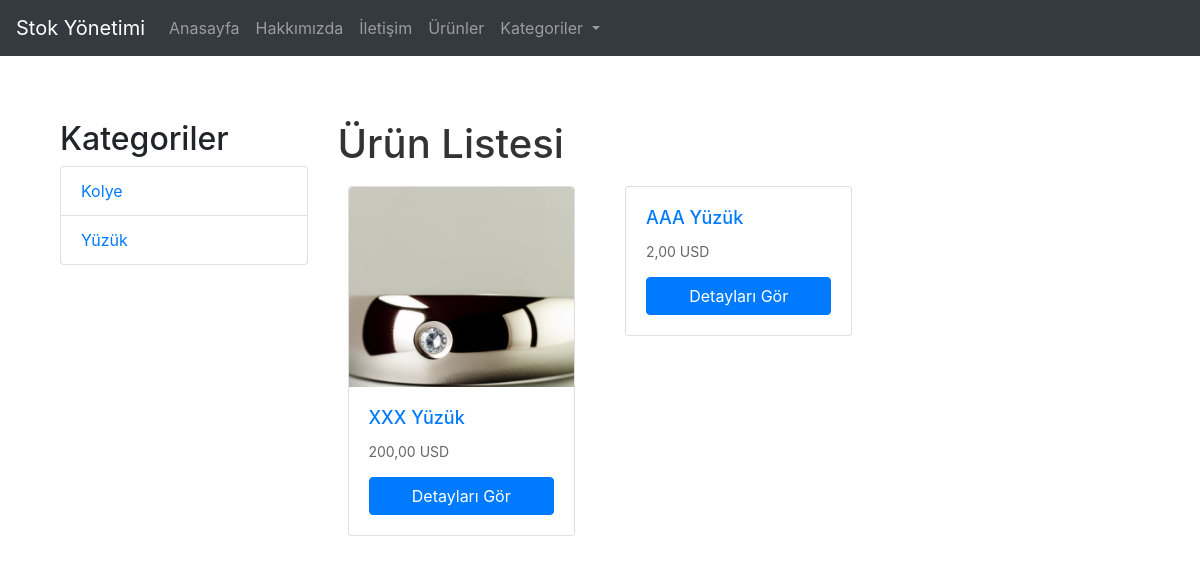
/urunler/?kategori_slug=yuzuk, run on the app's committed database.
### envanter/models.py (models this page shows, shortened)
class Kategori(models.Model):
    isim = models.CharField(max_length=100)
    slug = models.SlugField(unique=True, blank=True)
    parent = models.ForeignKey('self', null=True, blank=True, related_name='alt_kategoriler', on_delete=models.CASCADE)
    class Meta:
        verbose_name = 'Kategori'
        verbose_name_plural = 'Kategoriler'

class UrunFoto(models.Model):
    urun = models.ForeignKey(Urun, related_name='fotolar', on_delete=models.CASCADE)
    foto = models.ImageField(upload_to='urun_fotograflari/')
    class Meta:
       verbose_name = 'Ürün Fotoğraf Ekleme'
       verbose_name_plural = 'Ürün Fotoğraf Ekleme'

class Urun(models.Model):
    PARA_BIRIMLERI = [
        ('TL', 'Türk Lirası'),
        ('USD', 'Dolar'),
        ('EUR', 'Euro'),
    ]
    isim = models.CharField(max_length=200)
    slug = models.SlugField(unique=True, blank=True)
    kategori = models.ForeignKey(Kategori, on_delete=models.CASCADE)
    aciklama = models.TextField(blank=True, null=True)
    fiyat = models.DecimalField(max_digits=10, decimal_places=2)
    eski_fiyat = models.DecimalField(max_digits=10, decimal_places=2, blank=True, null=True)
    stok_miktari = models.PositiveIntegerField()
    birim = models.CharField(max_length=50, choices=[('adet', 'Adet'), ('kilo', 'Kilo')])
    para_birimi = models.CharField(max_length=3, choices=PARA_BIRIMLERI, default='TL')
    fotoğraf = models.ImageField(upload_to='urun_fotograflari/', blank=True, null=True)
    class Meta:
        verbose_name = 'Ürün'
        verbose_name_plural = 'Ürünler'

### envanter/views.py (the view)
# urls.py: path('urunler/', views.urun_listesi, name='urun_listesi'),
def urun_listesi(request):
    kategoriler = Kategori.objects.filter(parent__isnull=True)
    urunler = Urun.objects.all()
    kategori_slug = request.GET.get('kategori_slug')
    if kategori_slug:
        urunler = urunler.filter(kategori__slug=kategori_slug)
    return render(request, 'envanter/urun_listesi.html', {'urunler': urunler, 'kategoriler': kategoriler})

### envanter/templates/envanter/urun_listesi.html (shortened to what this page needs)
{% extends 'envanter/base.html' %}
{% block content %}
<div class="container">
    <div class="row">
        <div class="col-md-3">
            <h2>Kategoriler</h2>
            <ul class="list-group">
                {% for kategori in kategoriler %}
                    <li class="list-group-item">
                        <a href="?kategori_slug={{ kategori.slug }}">{{ kategori.isim }}</a>
                    </li>
                {% endfor %}
            </ul>
        </div>
        <div class="col-md-9">
            <h1>Ürün Listesi</h1>
            <div class="row">
                {% for urun in urunler %}
                    <div class="col-md-4 mb-4">
                        <div class="card">
                            {% for foto in urun.fotolar.all %}
                            <div class="carousel-item {% if forloop.first %}active{% endif %}">
                                <img src="{{ foto.foto.url }}" class="card-img-top" alt="{{ urun.isim }}">
                            </div>
                            {% endfor %}
                            <div class="card-body">
                                <h5 class="card-title">{{ urun.isim }}</h5>
                                <p class="card-text">{{ urun.fiyat }} {{ urun.para_birimi }}</p>
                                <a href="{% url 'urun_detay' urun.slug %}" class="btn btn-primary">Detayları Gör</a>
                            </div>
                        </div>
                    </div>
                {% endfor %}
            </div>
        </div>
    </div>
</div>
{% endblock %}

### static/css/styles.css (style rules this page uses)
body { font-family: -apple-system, BlinkMacSystemFont, 'Segoe UI', Roboto, 'Helvetica Neue', Arial, sans-serif; background-color: #f5f5f7; margin: 0; padding: 0; }
h1 { color: #333; font-weight: bold; margin-bottom: 20px; }
.container { padding: 20px; }
.card { border: none; border-radius: 10px; overflow: hidden; transition: transform 0.3s, box-shadow 0.3s; display: flex; flex-direction: column; margin: 10px; }
.card-img-top { border-top-left-radius: 10px; border-top-right-radius: 10px; height: 200px; object-fit: cover; }
.card-body { padding: 20px; flex: 1; display: flex; flex-direction: column; }
.card-title { font-size: 18px; margin-bottom: 10px; color: #007bff; }
.card-text { color: #666; font-size: 14px; margin-bottom: 15px; }
.mb-4 { margin-bottom: 1.5rem !important; }

### data on the page
Kategori: isim "Kolye"
Kategori: isim "Yüzük"
Urun: isim "XXX Yüzük", fiyat "200,00", para_birimi "USD"
UrunFoto: foto (picture)
Urun: isim "AAA Yüzük", fiyat "2,00", para_birimi "USD"
